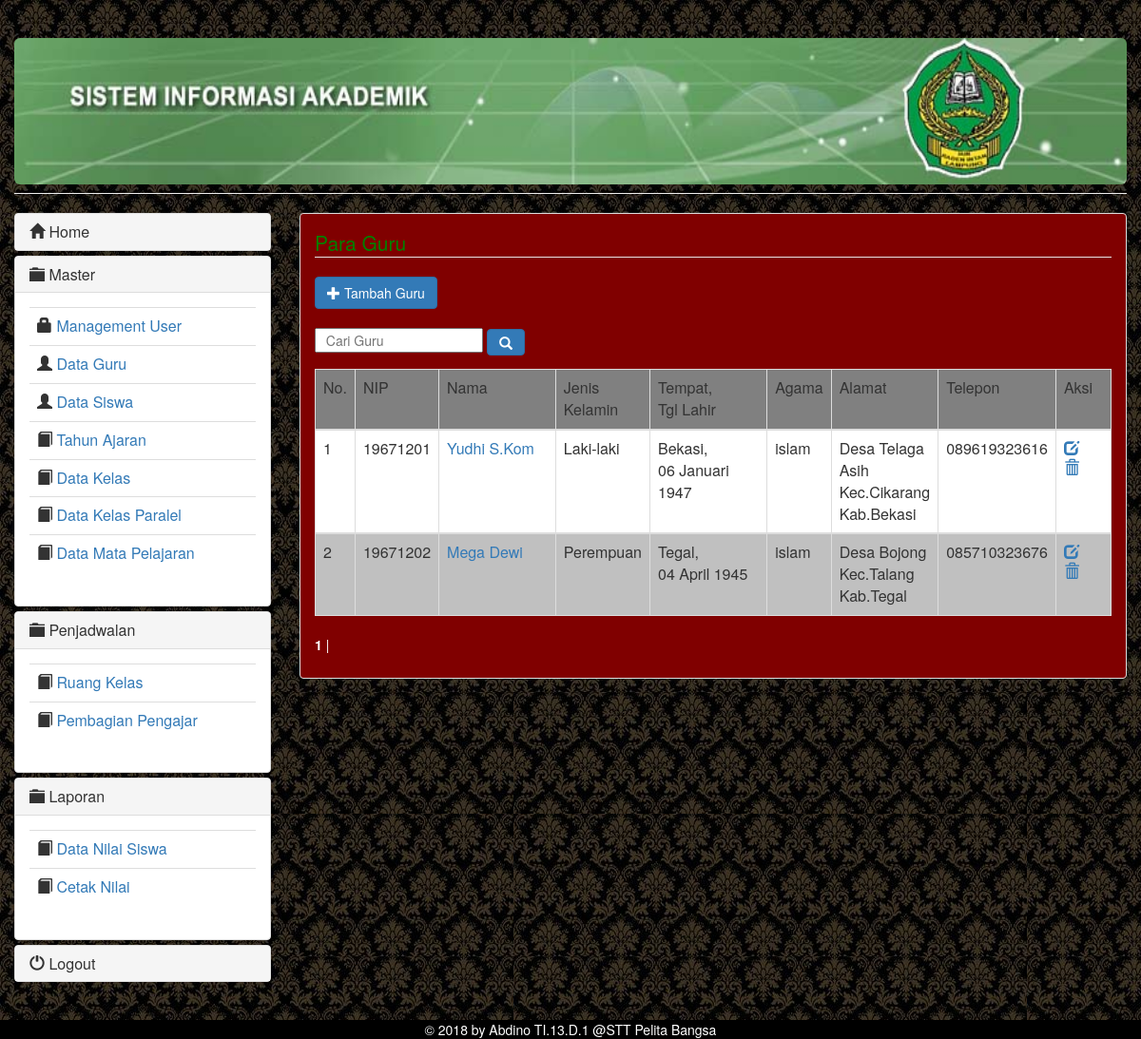
Page /admin/index.php?module=guru (signed in) on the earlier database version.
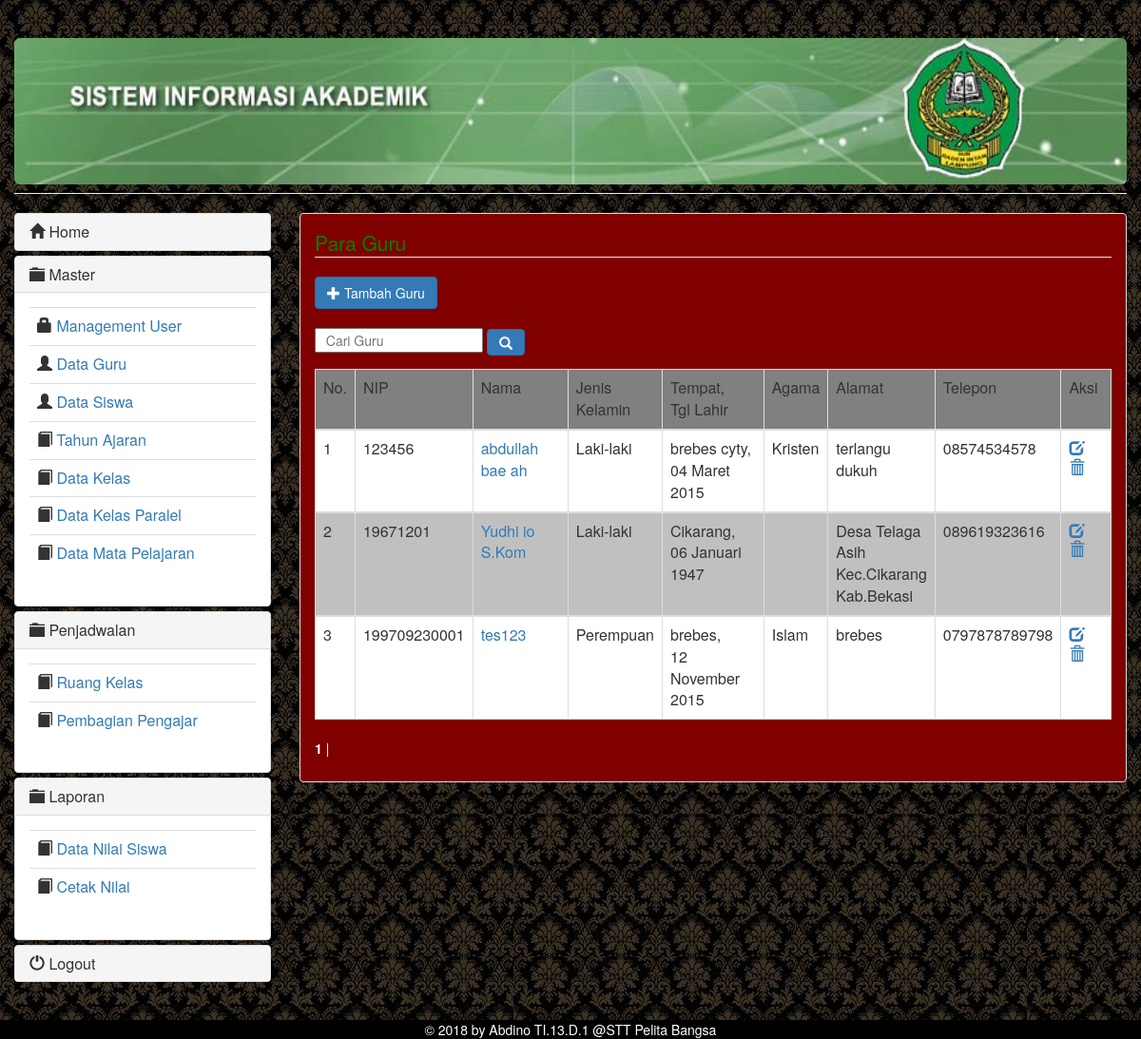
Same page on the later database version.
### tables this page shows
CREATE TABLE IF NOT EXISTS `tbl_guru` (
  `nip` varchar(15) NOT NULL,
  `nuptk` varchar(15) NOT NULL,
  `password` varchar(50) NOT NULL,
  `nama_guru` varchar(35) NOT NULL,
  `jenis_kelamin` varchar(15) NOT NULL,
  `tmp_lahir` varchar(20) NOT NULL,
  `tgl_lahir` date NOT NULL,
  `agama` varchar(20) NOT NULL,
  `alamat` varchar(100) NOT NULL,
  `telepon` varchar(15) NOT NULL,
  `tgl_edit` date NOT NULL,
  `img_guru` varchar(100) NOT NULL
);

### config/fungsi_indotgl.php (called while the page is built, shortened)
<?php
	function tgl_indo($tgl){
		$tanggal = substr($tgl,8,2);
		$bulan = getBulan(substr($tgl,5,2));
		$tahun = substr($tgl,0,4);
		return $tanggal.' '.$bulan.' '.$tahun;
	}
	function getBulan($bln){
		switch ($bln){
			case 1:
				return "Januari";
				break;
			case 3:
				return "Maret";
				break;
			case 4:
				return "April";
				break;
			case 11:
				return "November";
				break;
		}
	}
?>

### admin/modul/mod_guru/guru.php (the view, shortened to what this page needs)
<?php
$aksi = "modul/mod_guru/aksi_guru.php";
$act = (isset($_GET['act']))? $_GET['act'] : "main";
switch($act) {
	default:
		echo "
		<legend><font color=\"green\">Para Guru</font></legend>
		<a href='?module=guru&act=tambahguru' class=\"btn btn-primary\" style='align:right;'><i class=\"glyphicon glyphicon-plus\"></i> Tambah Guru</a>
		<div>&nbsp;</div>
		<form class=\"form-search\" method='get' action='$_SERVER[PHP_SELF]'>
            <div class=\"input-append\" style=\"color:maroon;\">
				<input type=\"hidden\" value='guru' name='module'>
                <input type=\"text\" class=\"span2 search-query\" placeholder=\"&nbsp; Cari Guru\" name='kata'>
                <button type=\"submit\" class=\"btn btn-primary\"><span class=\"glyphicon glyphicon-search\"></span></button>
            </div>
	   </form>
	   <div style=\"clearfix\"></div>
	   ";
		if (empty($_GET['kata'])){
			echo "
			<div class=\"table-responsive\">
				<table class=\"table table-bordered\" >
					<thead style=\"background-color:grey\">
						<tr>
							<td>No.</td>
							<td>NIP</td>
							<td>Nama </td>
							<td>Jenis Kelamin</td>
							<td width=15%>Tempat,<br>
							Tgl Lahir</td>
							<td>Agama</td>
							<td>Alamat</td>
							<td>Telepon</td>
							<td width=7%>Aksi</td>
						</tr>
					</thead>";
			$batas=5;
			$p= new Paging;
			$posisi=$p->cariposisi($batas);
			$tampil = mysql_query("SELECT * FROM tbl_guru ORDER BY nip limit $posisi,$batas");
			$no=$posisi+1;
			while($r=mysql_fetch_array($tampil)){
				$tglhr = tgl_indo($r['tgl_lahir']);
				if($no%2 == 1)
					$warna="white";
				else
					$warna="silver";
				echo "
					<tbody style=\"background-color:$warna\">
						<tr><td>$no</td>
							<td>$r[nip]</td>
							<td width=15%>
								<a href='index.php?module=detail-guru&id=$r[nip]'>$r[nama_guru]</a>
							</td>
							<td>$r[jenis_kelamin]</td>
							<td>$r[tmp_lahir],<br> $tglhr</td>
							<td>$r[agama]</td>
							<td>$r[alamat]</td>
							<td>$r[telepon]</td>
							<td>
								<a href='?module=guru&act=editguru&id=$r[nip]' class=\"edit\">
										<i class=\"glyphicon glyphicon-edit\" alt=\"edit\"></i></a> &nbsp;
								<a href='$aksi?module=guru&act=hapus&id=$r[nip]' class=\"hapus\">
										<i class=\"glyphicon glyphicon-trash\"></i></a>
							</td>
						</tr>
					</tbody>";
			$no++;
			}
			echo "</table>
			</div>";
			$tampil2=mysql_query("select * from tbl_guru ORDER BY nip");
			$jmldata=mysql_num_rows($tampil2);
			$jmlhalaman = $p->jumlahHalaman($jmldata, $batas);
			$linkHalaman= $p->navHalaman($_GET['halaman'],$jmlhalaman);
			echo "<p>$linkHalaman</p>";
		}
	break;
}
?>

### admin/index.php (shortened to what this page needs)
<?php
if (empty($_SESSION['username']) AND empty($_SESSION['passuser'])) {
	echo "<link href='../config/adminstyle.css' rel='stylesheet' type='text/css'>
	<center>Untuk mengakses modul Sistem Ini, Anda harus login <br>";
	echo "<a href=../index.php><b>LOGIN</b></a></center>";
}
else
{
?>
<html>
<head>
<link rel="stylesheet" href="../css/bootstrap.min.css">
</head>
<body style="background-image:url('images/img9.jpg')">
<div class="container-fluid">
	<div class="row">
		<div class="col-sm-12">
			<div class="page-header" id="header">
				<img src="../images/header1.jpg" class="img-rounded" alt="header" width="100%" height="154">
			</div>
		</div>
	</div>
	<div class="row">
		<div class="col-sm-3" id="kiri">
			<?php include "menu.php"; ?>
		</div>
		<div class="col-sm-9" id="kanan" >
			<?php include "content.php"; ?>
		</div>
	</div>
	<div>&nbsp;</div>
	<?php include "../footer.php"; ?>
</div>
</body>
</html>
<?php
}
?>

### admin/menu.php
<div class="panel-group" id="accordion">
	<div class="panel panel-default">
		<div class="panel-heading">
			<h4 class="panel-title">
				<a href='index.php?module=home'><span class="glyphicon glyphicon-home">
				</span> Home</a>
			</h4>
		</div>
	</div>
	<div class="panel panel-default">
		<div class="panel-heading">
			<h4 class="panel-title">
				<a data-toggle="collapse" data-parent="#accordion" href="#master"><span class="glyphicon glyphicon-folder-close">
				</span> Master</a>
			</h4>
		</div>
		<div id="master" class="panel-collapse collapse in">
			<div class="panel-body">
				<table class="table">
					<tr>
						<td>
							<span class="glyphicon glyphicon-lock"></span> <a href="index.php?module=user"> Management User</a>
						</td>
					</tr>
					<tr>
						<td>
							<span class="glyphicon glyphicon-user"></span> <a href="index.php?module=guru"> Data Guru</a>
						</td>
					</tr>
					<tr>
						<td>
							<span class="glyphicon glyphicon-user"></span> <a href="index.php?module=siswa"> Data Siswa</a>
						</td>
					</tr>
					<tr>
						<td>
							<span class="glyphicon glyphicon-book"></span> <a href="index.php?module=tahun-ajaran">Tahun Ajaran</a>
						</td>
					</tr>
					<tr>
						<td>
							<span class="glyphicon glyphicon-book"></span> <a href="index.php?module=kelas">Data Kelas</a>
						</td>
					</tr>
					<tr>
						<td>
							<span class="glyphicon glyphicon-book"></span> <a href="index.php?module=kelas_p">Data Kelas Paralel</a>
						</td>
					</tr>
					<tr>
						<td>
							<span class="glyphicon glyphicon-book"></span> <a href="index.php?module=matpel"> Data Mata Pelajaran</a>
						</td>
					</tr>
				</table>
			</div>
		</div>
	</div>
	<div class="panel panel-default">
		<div class="panel-heading">
			<h4 class="panel-title">
				<a data-toggle="collapse" data-parent="#accordion" href="#master"><span class="glyphicon glyphicon-folder-close">
				</span> Penjadwalan</a>
			</h4>
		</div>
		<div id="master" class="panel-collapse collapse in">
			<div class="panel-body">
				<table class="table">
					<tr>
						<td>
							<span class="glyphicon glyphicon-book"></span> <a href="index.php?module=bagi-kelas"> Ruang Kelas </a>
						</td>
					</tr>
					<tr>
						<td>
							<span class="glyphicon glyphicon-book"></span> <a href="index.php?module=jadwal-pengajaran">Pembagian Pengajar</a>
						</td>
					</tr>
				</table>
			</div>
		</div>
	</div>
	<div class="panel panel-default">
		<div class="panel-heading">
			<h4 class="panel-title">
				<a data-toggle="collapse" data-parent="#accordion" href="#master"><span class="glyphicon glyphicon-folder-close">
				</span> Laporan</a>
			</h4>
		</div>
		<div id="master" class="panel-collapse collapse in">
			<div class="panel-body">
				<table class="table">
					<tr>
						<td>
							<span class="glyphicon glyphicon-book"></span> <a href="index.php?module=laporan-nilai-siswa"> Data Nilai Siswa </a>
						</td>
					</tr>
					<tr>
						<td>
							<span class="glyphicon glyphicon-book"></span> <a href="index.php?module=cetak-nilai">Cetak Nilai</a>
						</td>
					</tr>
				</table>
			</div>
		</div>
	</div>
	<div class="panel panel-default">
		<div class="panel-heading">
			<h4 class="panel-title">
				<a href="logout.php" onclick="return confirm('Yakin Akan Keluar Aplikasi Ini?')"><span class="glyphicon glyphicon-off">
				</span> Logout</a>
			</h4>
		</div>
	</div>
</div>

### admin/content.php (shortened to what this page needs)
<div class="panel panel-default" style="background-color:maroon;">
	<div class="panel-body" style="color:white;">
<?php
include "../config/fungsi_indotgl.php";
include "../config/fungsi_combobox.php";
include "../config/class_paging.php";
if ($_SESSION['leveluser']=='admin' OR $_SESSION['leveluser']=='user') {
	if ($_GET['module']=='home') {
	echo "
		<h2>Selamat Datang</h2>
		<p>Hai <b>$_SESSION[namalengkap]</b>, selamat datang di halaman Pengelolaan Sistem Informasi Sekolah.<br>
		Silahkan klik menu pilihan yang berada di sebelah kiri untuk data yang diinginkan.</p>
		<p>&nbsp;</p>
			<table width=60% class=\"table table-condensed  table-bordered\">
				<th colspan=5 class=\"danger\"><center>Control Panel</center></th>
				<tr class=\"success\">
					<td width=120 align=center class=\"table-hover\"><a href=index.php?module=user><img src=../images/user.png border=none></a></td>
					<td width=120 align=center class=\"table-hover\"><a href=index.php?module=guru><img src=../images/guru.png border=none></a></td>
					<td width=120 align=center class=\"table-hover\"><a href=index.php?module=siswa><img src=../images/siswa.jpg border=none></a></td>
				</tr>
				<tr class=\"info\">
					<th width=120><center><b>Manajemen User</b></center></th>
					<th width=120><center><b>Manajemen Guru</b></center></th>
					<th width=120><center><b>Manajemen Siswa</b></center></th>
				</tr>
				<tr class=\"success\">
					<td width=120 align=center class=\"table-hover\"><a href=index.php?module=tahun-ajaran><img src=../images/siswa.jpg border=none></a></td>
					<td width=120 align=center class=\"hover\"><a href=index.php?module=kelas><img src=../images/kelas.png border=none></a></td>
					<td width=120 align=center class=\"hover\"><a href=index.php?module=kelas_p><img src=../images/kelas.png border=none></a></td>
				</tr>
				<tr class=\"info\">
					<th width=120><center><b>Taun Ajaran</b></center></th>
					<th width=120><center><b>Manajemen Kelas</b></center></th>
					<th width=120><center><b>Kelas Paralel </b></center></th>
				</tr>
				<tr class=\"success\">
					<td width=120 align=center class=\"hover\"><a href=index.php?module=matpel><img src=../images/nilai.png border=none></a></td>
					<td width=120 align=center class=\"hover\"><a href=index.php?module=bagi-kelas><img src=../images/nilai.png border=none></a></td>
					<td width=120 align=center class=\"hover\"><a href=index.php?module=jadwal-pengajaran><img src=../images/nilai.png border=none></a></td>
				</tr>
				<tr class=\"info\">
					<th width=120><center><b>Manajemen MaPel</b></center></th>
					<th width=120><center><b>Bagi Kelas</b></center></th>
					<th width=120><center><b>Bagi Pengajar</b></center></th>
				</tr>
			</table>
		<div>&nbsp;</div>
		<p align='left'>Login : $hari_ini, ";
		echo tgl_indo(date("Y m d")); echo " | "; date_default_timezone_set("Asia/Jakarta");
		echo date("H:i:s");echo " WIB</p>";
	}
	elseif ($_GET['module']=='user') {
		include "modul/mod_user/user.php";
	}
	elseif ($_GET['module']=='guru') {
		include "modul/mod_guru/guru.php";
	}
	elseif ($_GET['module']=='detail-guru') {
		include "modul/mod_guru/detail_guru.php";
	}
	elseif ($_GET['module']=='siswa') {
		include "modul/mod_siswa/siswa.php";
	}
	elseif ($_GET['module']=='detail-siswa') {
		include "modul/mod_siswa/detail_siswa.php";
	}
	elseif ($_GET['module']=='tahun-ajaran') {
		include "modul/mod_tahun_ajaran/tahun_ajaran.php";
	}
	elseif ($_GET['module']=='kelas') {
		include "modul/mod_kelas/kelas.php";
	}
	elseif ($_GET['module']=='kelas_p') {
		include "modul/mod_kelas_paralel/kelas_p.php";
	}
	elseif ($_GET['module']=='matpel') {
		include "modul/mod_pelajaran/pelajaran.php";
	}
	elseif($_GET['module']=='bagi-kelas'){
		include "modul/mod_kelas_siswa/bagi_kelas.php";
	}
	elseif($_GET['module']=='jadwal-pengajaran'){
		include "modul/mod_guru_mengajar/gurumengajar.php";
	}
	elseif(($_GET['module']=='laporan-nilai-siswa')){
		include "modul/mod_nilai/nilai.php";
	}
	elseif ($_GET['module']=='cetak-nilai') {
		echo "Untuk Saat Ini Belum Bisa cetak nilai yo!! :(";
	}
}
?>
</div>
</div>

### config/class_paging.php (shortened to what this page needs)
<?php
class Paging{
	function cariPosisi($batas){
		if(empty($_GET['halaman'])){
			$posisi=0;
		}
		else{
			$posisi = ($_GET['halaman']-1) * $batas;
		}
		return $posisi;
	}
	function jumlahHalaman($jmldata, $batas){
		$jmlhalaman = ceil($jmldata/$batas);
		return $jmlhalaman;
	}
	function navHalaman($halaman_aktif, $jmlhalaman){
		$link_halaman = "";
		for ($i=1; $i<=$jmlhalaman; $i++){
			if ($i == $halaman_aktif){
				$link_halaman .= "<b>$i</b> | ";
			}
			else{
				$link_halaman .= "<a href=$_SERVER[PHP_SELF]?module=$_GET[module]&halaman=$i>$i</a> | ";
			}
			$link_halaman .= " ";
		}
		return $link_halaman;
	}
}
?>

### footer.php
<div class="row">
	<div class="col-sm-12" style="background-color:black;color:white">
		<center>&copy; <?php echo date("Y");?> by Abdino TI.13.D.1 @STT Pelita Bangsa</center>
	</div>
</div>

Differences in the rows shown:
removed tbl_guru: nip "19671202", nama_guru "Mega Dewi", jenis_kelamin "Perempuan", tmp_lahir "Tegal", tgl_lahir "04 April 1945", agama "islam", alamat "Desa Bojong Kec.Talang Kab.Tegal", telepon "085710323676"
added tbl_guru: nip "123456", nama_guru "abdullah bae ah", jenis_kelamin "Laki-laki", tmp_lahir "brebes cyty", tgl_lahir "04 Maret 2015", agama "Kristen", alamat "terlangu dukuh", telepon "08574534578"
changed tbl_guru "Desa Telaga Asih Kec.Cikarang Kab.Bekasi": nama_guru "Yudhi S.Kom" → "Yudhi io S.Kom"; tmp_lahir "Bekasi" → "Cikarang"; agama "islam" → (not shown)
added tbl_guru: nip "199709230001", nama_guru "tes123", jenis_kelamin "Perempuan", tmp_lahir "brebes", tgl_lahir "12 November 2015", agama "Islam", alamat "brebes", telepon "0797878789798"
